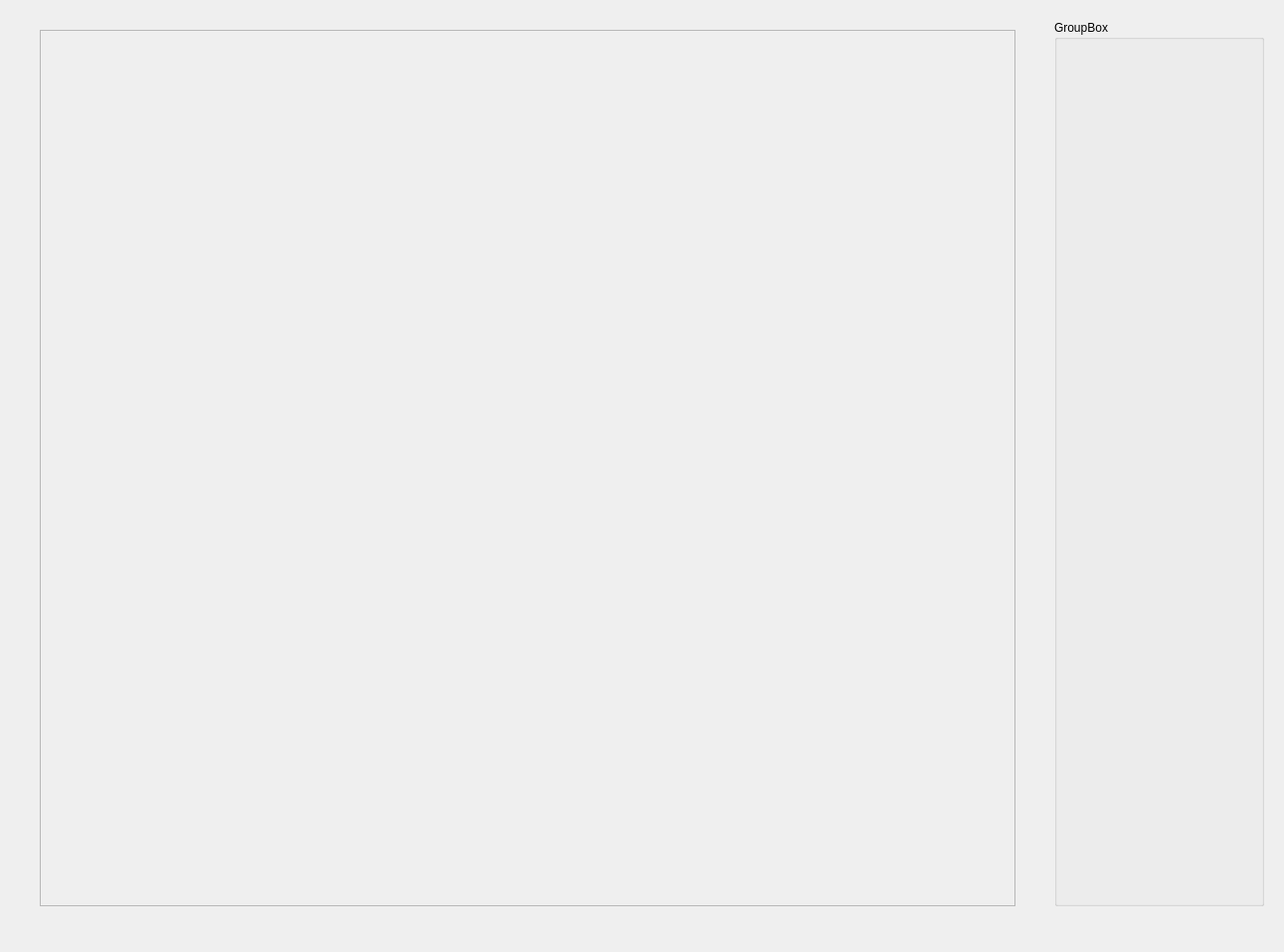
<?xml version="1.0" encoding="UTF-8"?>
<ui version="4.0">
 <class>Form</class>
 <widget class="QWidget" name="Form">
  <property name="geometry">
   <rect>
    <x>0</x>
    <y>0</y>
    <width>1291</width>
    <height>957</height>
   </rect>
  </property>
  <property name="windowTitle">
   <string>Form</string>
  </property>
  <widget class="QGroupBox" name="groupBox">
   <property name="geometry">
    <rect>
     <x>1060</x>
     <y>20</y>
     <width>211</width>
     <height>891</height>
    </rect>
   </property>
   <property name="title">
    <string>GroupBox</string>
   </property>
  </widget>
  <widget class="GameBoardWidget" name="board">
   <property name="geometry">
    <rect>
     <x>40</x>
     <y>30</y>
     <width>981</width>
     <height>881</height>
    </rect>
   </property>
   <property name="frameShape">
    <enum>QFrame::StyledPanel</enum>
   </property>
   <property name="frameShadow">
    <enum>QFrame::Raised</enum>
   </property>
  </widget>
 </widget>
 <customwidgets>
  <customwidget>
   <class>GameBoardWidget</class>
   <extends>QFrame</extends>
   <header>gameboardwidget.h</header>
   <container>1</container>
  </customwidget>
 </customwidgets>
 <resources/>
 <connections/>
</ui>
